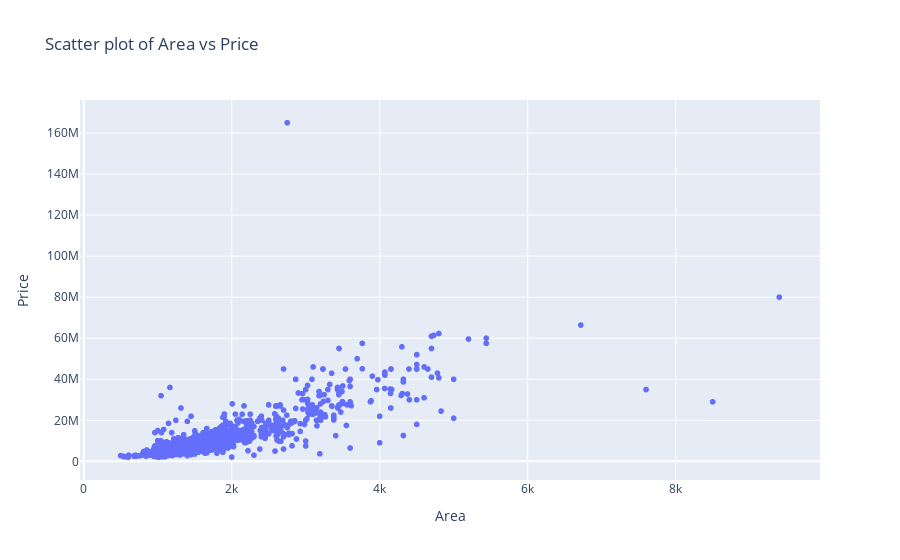

Source (notebook cell):
### Code cell
# Scatter plot using Plotly
fig = px.scatter(data, x='Area', y='Price', title='Scatter plot of Area vs Price')
fig.update_layout(xaxis_title='Area', yaxis_title='Price')
fig.show()

### Figure 1 — Plotly figure (JSON) as saved in the notebook; plotly's stock layout.template omitted (floating-point values rounded to 4 significant figures; data arrays with more than 128 entries replaced by an {"elided": "..."} marker saying what was removed)
{"data": [{"hovertemplate": "Area=%{x}<br>Price=%{y}<extra></extra>", "legendgroup": "", "marker": {"color": "#636efa", "symbol": "circle"}, "mode": "markers", "name": "", "showlegend": false, "type": "scattergl", "x": {"elided": "2518 int values"}, "xaxis": "x", "y": {"elided": "2518 int values"}, "yaxis": "y"}], "layout": {"legend": {"tracegroupgap": 0}, "title": {"text": "Scatter plot of Area vs Price"}, "xaxis": {"anchor": "y", "domain": [0, 1], "title": {"text": "Area"}}, "yaxis": {"anchor": "x", "domain": [0, 1], "title": {"text": "Price"}}}}
